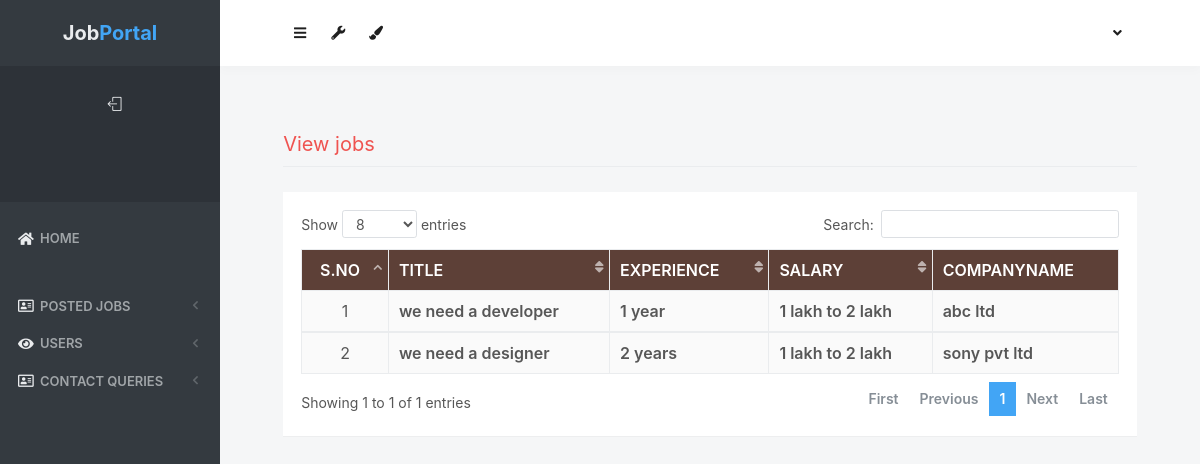
Page /adminviewjobs on the committed database.
### projects/models.py (models this page shows, shortened)
class postjob(models.Model):
    sno = models.AutoField(primary_key=True)
    user = models.ForeignKey(User,null=True,on_delete=models.CASCADE)
    title = models.CharField( max_length=122)
    companyname = models.CharField( max_length=122)
    describtion = models.TextField()
    experience = models.CharField( max_length=122)
    salary = models.CharField( max_length=122)

### projects/views.py (the view)
# urls.py: path('adminviewjobs', views.adminviewjobs, name='adminviewjobs'),
def adminviewjobs(request):
	i = postjob.objects.all()
	context = {'jobs':i}
	return render(request, 'adminviewjobs.html', context)

### templates_admin/adminviewjobs.html (shortened to what this page needs)
{% load static %}
<html lang="en" class="no-focus">
    <head>
        <link rel="stylesheet" href="{% static 'js/plugins/datatables/dataTables.bootstrap4.min.css' %}">
        <link rel="stylesheet" id="css-main" href="{% static 'css1/codebase.min.css' %}">
    </head>
    <body>
        <div id="page-container" class="sidebar-o sidebar-inverse side-scroll page-header-fixed main-content-narrow">
         {% include "sidebar.html" %}
            {% include "admin_nav.html" %}
            <main id="main-container">
                <div class="content">
                    <h2 class="content-heading text-danger">View jobs</h2>
                    <div class="block">
                        <div class="block-content block-content-full">
                            <table class="table table-bordered table-striped table-vcenter js-dataTable-full-pagination" style="width:100%">
                                <thead class="text-white" style="background-color : #5d4037;">
                                    <tr>
                                        <th class="text-center">S.No</th>
                                        <th class="d-none d-sm-table-cell">Title</th>
                                        <th class="d-none d-sm-table-cell">Experience</th>
                                        <th class="d-none d-sm-table-cell">salary</th>
                                        <th class="d-none d-sm-table-cell">companyname</th>
                                    </tr>
                                </thead>
                                {% for i in jobs %}
                                <tbody>
                                    <tr>
                                        <td class="text-center">{{forloop.counter}}</td>
					                    <td class="font-w600">{{i.title}}</td>
					                    <td class="font-w600">{{i.experience}}</td>
					                    <td class="font-w600">{{i.salary}}</td>
					                    <td class="font-w600">{{i.companyname}}</td>
					                </tr>
                                        {% endfor %}
                                </tbody>
                            </table>
                        </div>
                    </div>
                </div>
            </main>
        </div>
 <link rel="stylesheet" href="https://use.fontawesome.com/releases/v5.6.3/css/all.css">
    </body>
</html>

### rows in the picture
postjob: title "we need a developer", experience "1 year", salary "1 lakh to 2 lakh", companyname "abc ltd"
postjob: title "we need a designer", experience "2 years", salary "1 lakh to 2 lakh", companyname "sony pvt ltd"
